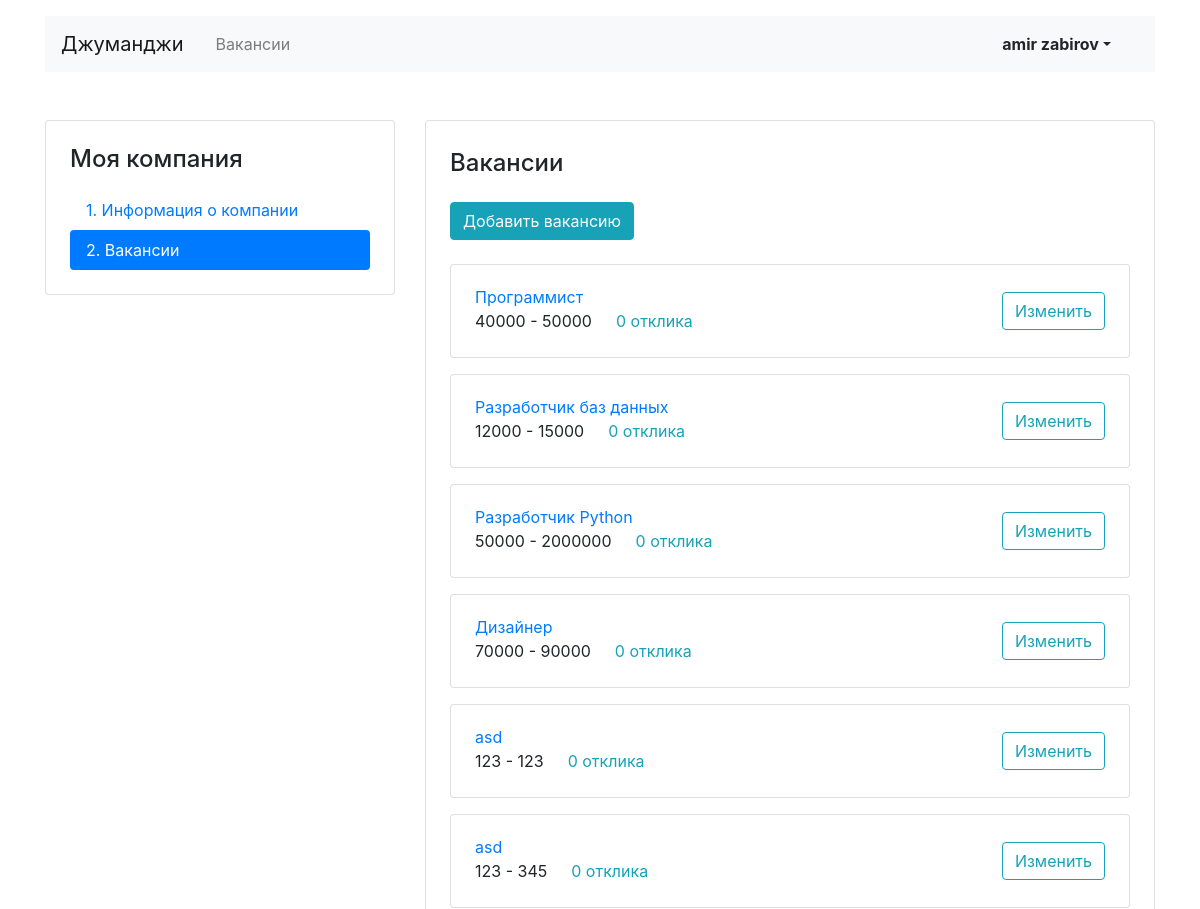
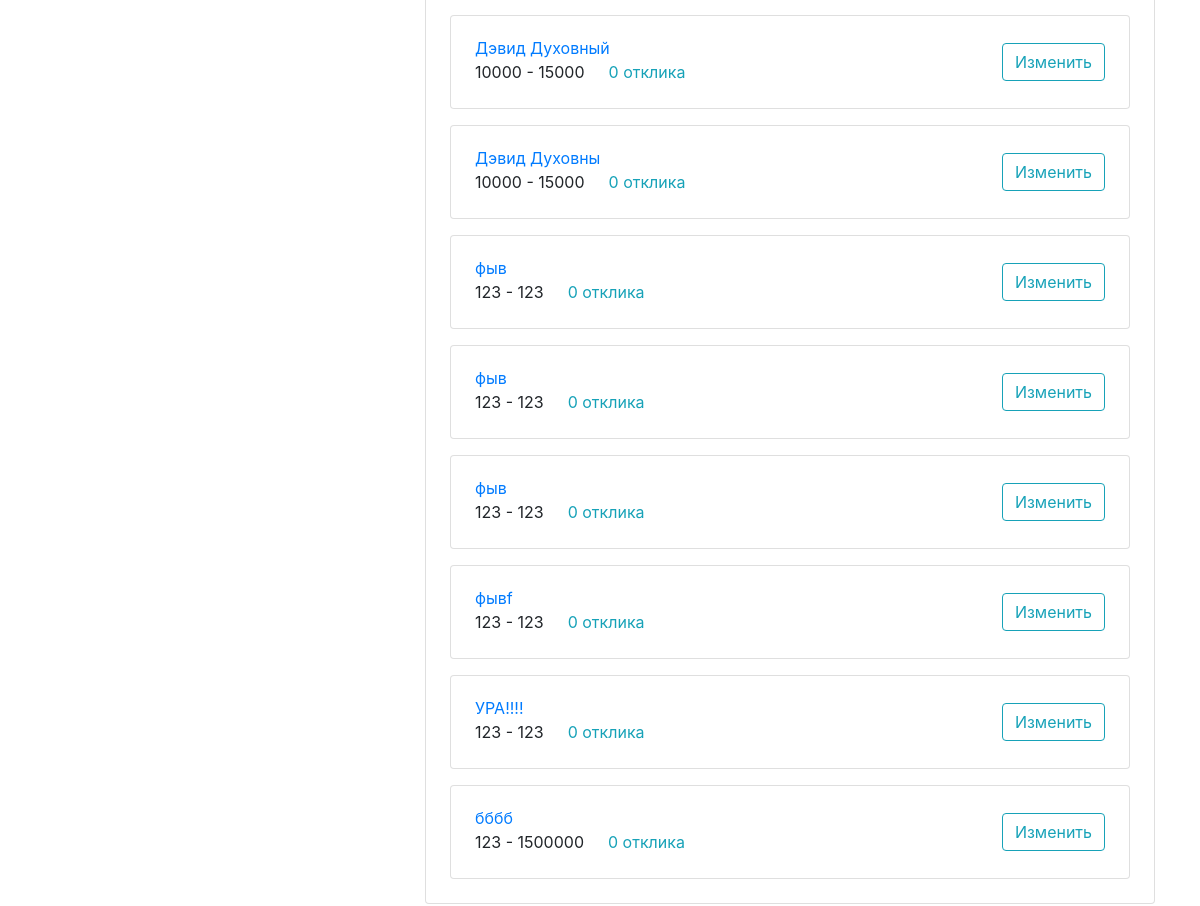
The app's page /mycompany/vacancies/ (signed in) with its own data (2 pictures, top to bottom).
### job_app/models.py (models this page shows, shortened)
class Vacancy(models.Model):
    title = models.CharField(max_length=120)
    specialty = models.ForeignKey(Specialty, on_delete=models.CASCADE, related_name="vacancies")
    company = models.ForeignKey(Company, on_delete=models.CASCADE, related_name="vacancies")
    skills = models.TextField()
    description = models.TextField()
    salary_min = models.IntegerField()
    salary_max = models.IntegerField()
    published_at = models.DateField(auto_now=True)

### job_app/views.py (the view)
# urls.py: path('mycompany/vacancies/', login_required(MyVacanciesView.as_view()), name='myvacancies'),
class MyVacanciesView(View):
    def get(self, request):
        user = auth.get_user(request)
        jobs = Vacancy.objects.filter(company__owner__id=user.id).annotate(application_count=Count('applications'))
        if not jobs:
            return redirect('myvacanciescreate')
        return render(request, 'week4/vacancy-list.html', context={'vacancies': jobs})

### job_app/templates/week4/vacancy-list.html
{% extends 'week3/base.html' %}
{% block container %}
  <main class="container mt-3 pb-5">
    <div class="row mt-5">
      <div class="col-12 col-lg-4">
        <aside class="pt-3 pb-4 px-4 mb-5 card">
          <h1 class="h4 pt-2 pb-2">Моя компания</h1>
          <div class="nav flex-column nav-pills" id="v-pills-tab" role="tablist" aria-orientation="vertical">
            <a class="nav-link" href="{% url 'mycompanyedit' %}">1. Информация о&nbsp;компании</a>
            <a class="nav-link active" href="#">2. Вакансии</a>
          </div>
        </aside>
      </div>
      <div class="col-12 col-lg-8">
        <div class="card">
          <div class="card-body px-4 pb-4">
            <section class="tab-pane fade show active">
              <h2 class="h4 pt-2 pb-3">Вакансии</h2>
                <form action="{% url 'myvacancyedit' %}" method="get">
                    <button type="submit" class="btn btn-info mb-2">Добавить вакансию</button>
                </form>
                {% for vacancy in vacancies %}
              <div class="card mt-3">
                <div class="card-body px-4">
                  <div class="row align-items-center">
                    <div class="col-6 col-lg-8">
                      <a href="{% url 'myvacancy' vacancy.id %}" class="mb-1">{{ vacancy.title }}</a>
                      <p class="mb-1">
                        <span class="mr-4">{{ vacancy.salary_min }} - {{ vacancy.salary_max }}</span><a href="#" class="text-info">{{ vacancy.application_count }} отклика</a>
                      </p>
                    </div>
                    <div class="col-6 col-lg-4 text-right">
                      <a href="{% url 'myvacancyedit' vacancy.id %}" class="btn btn-outline-info">Изменить</a>
                    </div>
                  </div>
                </div>
              </div>
                {% endfor %}
            </section>
          </div>
        </div>
      </div>
    </div>
  </main>
{% endblock %}

### job_app/templates/week3/base.html (shortened to what this page needs)
<!DOCTYPE html>
<html lang="ru">
<head>
  <link rel="stylesheet" href="https://stackpath.bootstrapcdn.com/bootstrap/4.3.1/css/bootstrap.min.css">
</head>
<body>
  <header class="container mt-3">
    <nav class="navbar navbar-expand-lg navbar-light bg-light">
      <a class="navbar-brand mr-4" href="{% url 'main' %}">Джуманджи</a>
      <div class="collapse navbar-collapse justify-content-between" id="navbarNav">
        <ul class="navbar-nav col-10">
          <li class="nav-item">
            <a class="nav-link" href="{% url 'vacancies' %}">Вакансии</a>
          </li>
        </ul>
        <ul class="navbar-nav col-2 justify-content-end">
          <li class="nav-item active">
            {% if request.user.is_authenticated %}
              <button type="button" class="btn dropdown-toggle font-weight-bold" data-toggle="dropdown" aria-haspopup="true" aria-expanded="false">{{ user.first_name }} {{ user.last_name }}</button>
              <div class="dropdown-menu dropdown-menu-right mt-3">
            {% else %}
              <a href="{% url 'login' %}" class="nav-link font-weight-bold">Вход</a>
            {% endif %}</div>
          </li>
        </ul>
      </div>
    </nav>
  </header>
{% block container %}
{% endblock %}
</body>
</html>

### records on screen
Vacancy: title "Программист", salary_min "40000", salary_max "50000", application_count "0"
Vacancy: title "Разработчик баз данных", salary_min "12000", salary_max "15000", application_count "0"
Vacancy: title "Разработчик Python", salary_min "50000", salary_max "2000000", application_count "0"
Vacancy: title "Дизайнер", salary_min "70000", salary_max "90000", application_count "0"
Vacancy: title "asd", salary_min "123", salary_max "123", application_count "0"
Vacancy: title "asd", salary_min "123", salary_max "345", application_count "0"
Vacancy: title "Дэвид Духовный", salary_min "10000", salary_max "15000", application_count "0"
Vacancy: title "Дэвид Духовны", salary_min "10000", salary_max "15000", application_count "0"
Vacancy: title "фыв", salary_min "123", salary_max "123", application_count "0"
Vacancy: title "фыв", salary_min "123", salary_max "123", application_count "0"
Vacancy: title "фыв", salary_min "123", salary_max "123", application_count "0"
Vacancy: title "фывf", salary_min "123", salary_max "123", application_count "0"
Vacancy: title "УРА!!!!", salary_min "123", salary_max "123", application_count "0"
Vacancy: title "бббб", salary_min "123", salary_max "1500000", application_count "0"

### other values on screen
{{ user.first_name }} "amir"
{{ user.last_name }} "zabirov"
